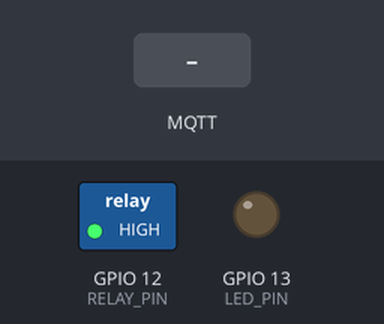
Bench run of a sketch on a simulated ESP8266 (NodeMCU). Shown: switched loads named in the sketch (green lamp = pin HIGH), output pins drawn as LEDs (lit = HIGH). The test bench sets the inputs (shaded band). WiFi joins after 1.5 s; servers stay silent unless stated; random numbers use the default seed unless the sketch sets one; no MQTT or app messages arrive unless stated; what the sketch prints to the serial monitor is not drawn.

Above: at 2.7 s.
2.8 s: MQTT message "OFF" arrives on the first subscribed topic
At 4.0 s:
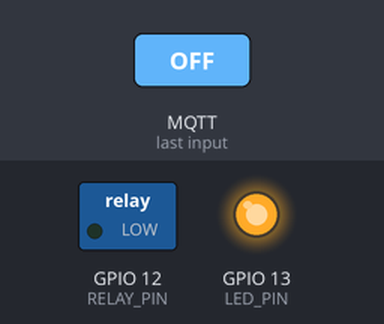
4.3 s: MQTT message "ON" arrives on the first subscribed topic
At 5.2 s:
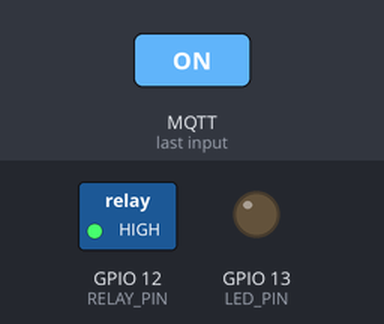
Timing chart, 0 to 7.3 s (numbered marks = the images above; inputs shaded):
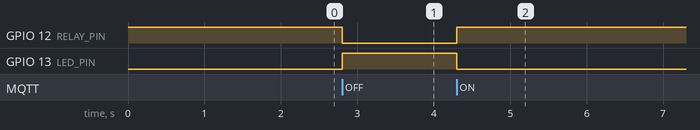

The sketch:

esp8266_smart_plug.ino
```cpp
/*
  GUARDIAN IoT Security Framework - ESP8266 Smart Plug & Relay Node Firmware
  Hardware: ESP8266 (NodeMCU / Sonoff S20 / Relay Module)
  Protocol: MQTT over TCP (Port 1883)
  Author: lumidren (GUARDIAN IoT Project)
*/

#include <ESP8266WiFi.h>
#include <PubSubClient.h>

// Wi-Fi Credentials
const char* ssid = "GUARDIAN_SECURE_IOT";
const char* password = "GuardianPassword2026!";

// Gateway & MQTT Configuration
const char* mqtt_server = "192.168.1.1";
const int mqtt_port = 1883;
const char* device_id = "ESP8266_Plug_01";
const char* telemetry_topic = "guardian/actuators/plug_01/telemetry";
const char* command_topic = "guardian/actuators/plug_01/switch";

#define RELAY_PIN 12 // GPIO12 controls relay switch
#define LED_PIN 13   // GPIO13 status LED

WiFiClient espClient;
PubSubClient client(espClient);

unsigned long lastMsg = 0;
const long interval = 10000; // 10-second heartbeat
bool relay_state = true;
float power_watts = 42.5;

void setup_wifi() {
  delay(10);
  Serial.print("Connecting to Wi-Fi: ");
  Serial.println(ssid);

  WiFi.mode(WIFI_STA);
  WiFi.begin(ssid, password);

  while (WiFi.status() != WL_CONNECTED) {
    delay(500);
    Serial.print(".");
  }

  Serial.println("\nWi-Fi connected.");
  Serial.print("IP Address: ");
  Serial.println(WiFi.localIP());
}

void callback(char* topic, byte* payload, unsigned int length) {
  String message = "";
  for (int i = 0; i < length; i++) {
    message += (char)payload[i];
  }
  Serial.print("Command received [");
  Serial.print(topic);
  Serial.print("]: ");
  Serial.println(message);

  if (message == "ON") {
    relay_state = true;
    digitalWrite(RELAY_PIN, HIGH);
    digitalWrite(LED_PIN, LOW);
  } else if (message == "OFF") {
    relay_state = false;
    digitalWrite(RELAY_PIN, LOW);
    digitalWrite(LED_PIN, HIGH);
  }
}

void reconnect() {
  while (!client.connected()) {
    Serial.print("Attempting MQTT connection to GUARDIAN gateway...");
    String clientId = "ESP8266-Plug-" + String(random(0xffff), HEX);
    if (client.connect(clientId.c_str())) {
      Serial.println("connected!");
      client.subscribe(command_topic);
    } else {
      Serial.print("failed, rc=");
      Serial.print(client.state());
      Serial.println(" retrying in 5 seconds...");
      delay(5000);
    }
  }
}

void setup() {
  pinMode(RELAY_PIN, OUTPUT);
  pinMode(LED_PIN, OUTPUT);
  digitalWrite(RELAY_PIN, relay_state ? HIGH : LOW);
  Serial.begin(115200);
  setup_wifi();
  client.setServer(mqtt_server, mqtt_port);
  client.setCallback(callback);
}

void loop() {
  if (!client.connected()) {
    reconnect();
  }
  client.loop();

  unsigned long now = millis();
  if (now - lastMsg > interval) {
    lastMsg = now;

    power_watts = relay_state ? (40.0 + (random(0, 50) / 10.0)) : 0.0;
    char payload[128];
    snprintf(payload, sizeof(payload),
      "{\"device\":\"%s\",\"relay\":%s,\"power_w\":%.1f,\"voltage\":230.0}",
      device_id, relay_state ? "true" : "false", power_watts
    );

    client.publish(telemetry_topic, payload);
  }
}
```

Measured:
- after the input at 2.8 s, GPIO 12 (RELAY_PIN): HIGH → LOW at once; GPIO 13 (LED_PIN): LOW → HIGH at once
- after the input at 4.3 s, GPIO 12 (RELAY_PIN): LOW → HIGH at once; GPIO 13 (LED_PIN): HIGH → LOW at once
